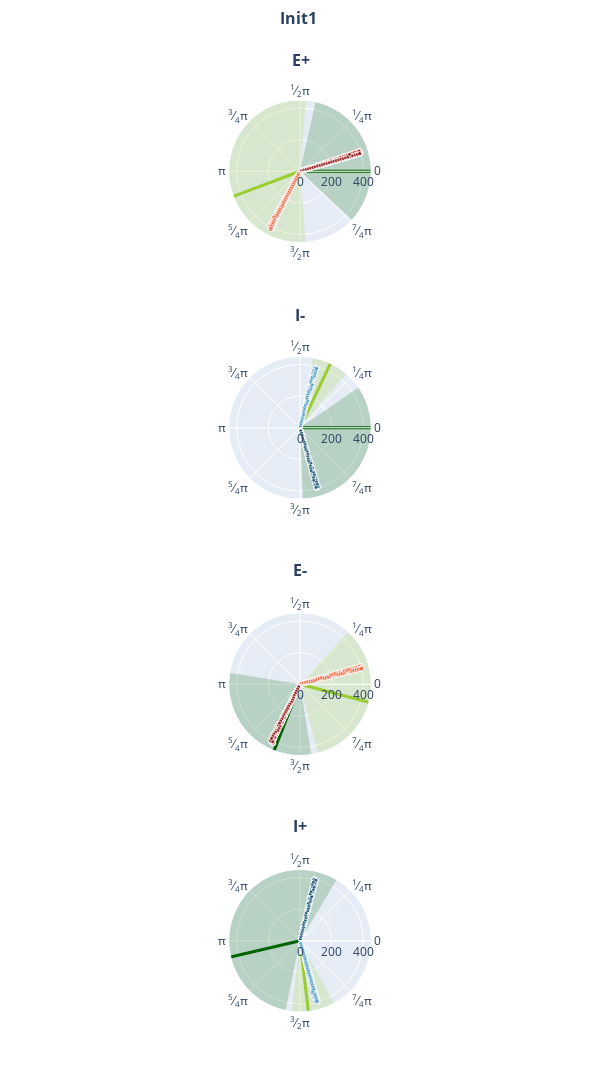

Write notebook code for a chart like this one.
### Code cell
duration = 500.
dt=0.1

filehandler = open("results_min_w2.pickle","rb")
results_min_w2 = pickle.load(filehandler)
filehandler.close()

#filehandler = open("results_peak_w2.pickle","rb")
#results_peak_w2 = pickle.load(filehandler)
#filehandler.close()

for i_w in range(len(results_min_w2["w2"])):
    if i_w != 1:
        continue
    ops_plotall(results_min_w2["control"][i_w], 0.02, duration, dt, 400., results_min_w2["filename"][i_w], savepath)
    ops_plotsubset(results_min_w2["state"][i_w], results_min_w2["control"][i_w], 0.4, 0.02, duration, dt, 400., 
                results_min_w2["filename"][i_w], savepath_subset)
    #ops_plotall(results_peak_w2["control"][i_w], 0.25, duration, dt, 400., results_peak_w2["filename"][i_w], savepath)

ops_plot_acp_inits(results_min_w2, None, period, 0.005, dt, "plot1_w2", savepath)
ops_plot_timing_inits_L2(results_min_w2, None, dt, [0,450], 200., "plot2_w2", savepath)
